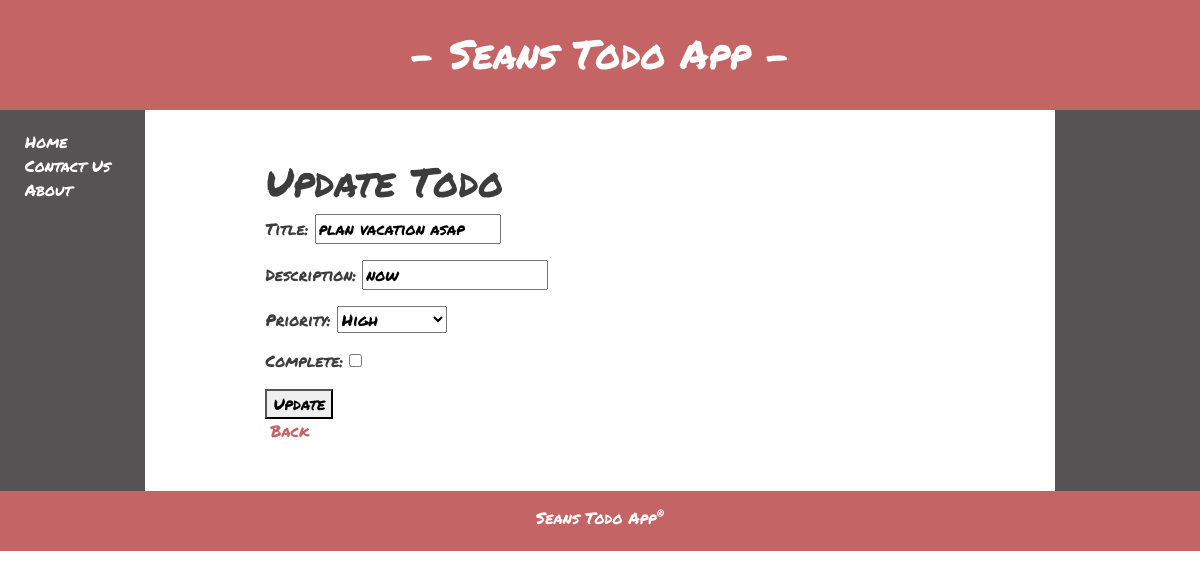
The page /update/3/ on the database its author committed.
### todo_app/models.py (models this page shows, shortened)
class Todo(models.Model):
    title = models.CharField(max_length=30)
    description = models.CharField(max_length=200, null=True, blank=True)
    priority = models.CharField(max_length=6, choices=CHOICES)
    complete = models.BooleanField(default=False)
    created = models.DateTimeField(auto_now_add=True)
    updated = models.DateTimeField(auto_now=True)

### todo_app/views.py (the view)
# urls.py: path('update/<int:pk>/', TodoUpdate.as_view(), name='update'),
class TodoUpdate(UpdateView):
    model = Todo
    fields = '__all__'
    template_name = 'todo_app/update.html'
    success_url = reverse_lazy('index')

### todo_app/templates/todo_app/update.html (shortened to what this page needs)
{% extends 'todo_app/base.html' %}
{% load static %}
{% block content %}
    <h1>Update Todo</h1>
    <form action="" method="POST">
        {{form.as_p}}
        <button type="submit">Update</button>
    </form>
    <a href="{% url 'index' %}">Back</a>
{% endblock content %}

### todo_app/static/todo_app/stylesheet.css (style rules this page uses)
body { display:flex; flex-direction: column; height: 750px; font-family: 'Permanent Marker', cursive; background-color: rgb(255, 255, 255); color: rgb(60, 60, 61); }
a { margin-top: 10px; margin-left: 5px; text-decoration: none; color: rgb(197, 100, 100) }
button { margin-right: 25px; }

### rows shown on the page
Todo: title "plan vacation asap", description "now", priority "High"
